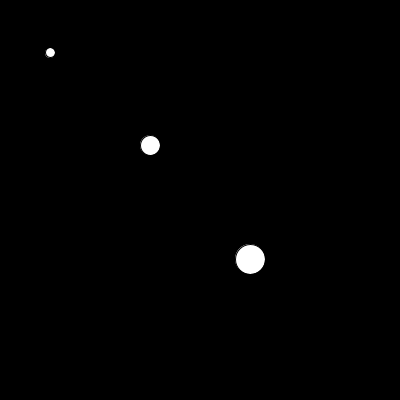
Frame 1 (no input)
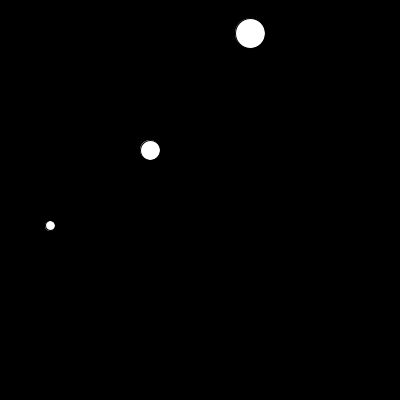
Frame 60 (the mouse pressed at the canvas centre just before this capture)
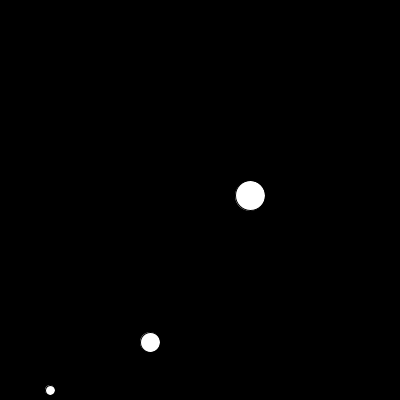
Frame 120 (the mouse held since frame 60 and released just before this capture)

The Processing sketch that drew these frames (run headless with seeded random() and noise(); from frame 60 on, the mouse is pressed at the canvas centre):

// Processing sketch: processing_158249
// ── processing_158249.pde

// make some circle objects (Circle is a custom object
// defined below

MovingCircle myCircle = new MovingCircle(50,50,10); 
MovingCircle myCircle2 = new MovingCircle(150,150,20); 
MovingCircle myCircle3 = new MovingCircle(250,250,30); 

void setup() { 
  size(400, 400); 
  smooth();
   
}

void draw() {
  
  background(0); 
  
  // update the position of the circles
  myCircle.update();
  myCircle2.update();
  myCircle3.update();

  // check for collisions with the walls 
  myCircle.checkCollisions();
  myCircle2.checkCollisions();
  myCircle3.checkCollisions();
  
  // and draw each one
  myCircle.drawCircle(); 
  myCircle2.drawCircle(); 
  myCircle3.drawCircle(); 
  
  
}


// this is the definition for our custom MovingCircle object,
// start with the name of the class (or type of object)

class MovingCircle {

  // any variable declared here will be properties of 
  // objects of this type  
  float x; 
  float y;
  float xSpeed; 
  float ySpeed; 
  float circleSize; 

  // this special function declaration has the same name 
  // as the class (MovingCircle) and it has no return type. This 
  // is known as the constructor and it's run when an  
  // object of this type is created. 
  
  MovingCircle(float xpos, float ypos, float csize) {
    x = xpos;
    y = ypos; 
    circleSize = csize;
    
    xSpeed = random(0, 0); 
    ySpeed = random(-10, 10); 
    
  }

  // update adds the speed to the position, making
  // our circle move around. 
  void update() {
    x += xSpeed; 
    y += ySpeed;  
  }
  
  // this function checks to see if our circle has gone off 
  // the edge of the screen, and if so reverses the speed 
  
  void checkCollisions() { 
    
    float r = circleSize/2; 
    
    if ( (x<r) || (x>width-r)){ 
      xSpeed = -xSpeed; 
    }  
    
    if( (y<r) || (y>height-r)) { 
      ySpeed = -ySpeed;  
    }
    
  }
  
  void drawCircle() { 
    
    fill(255); 
    ellipse(x, y, circleSize, circleSize); 
    
  }
  
  
}
